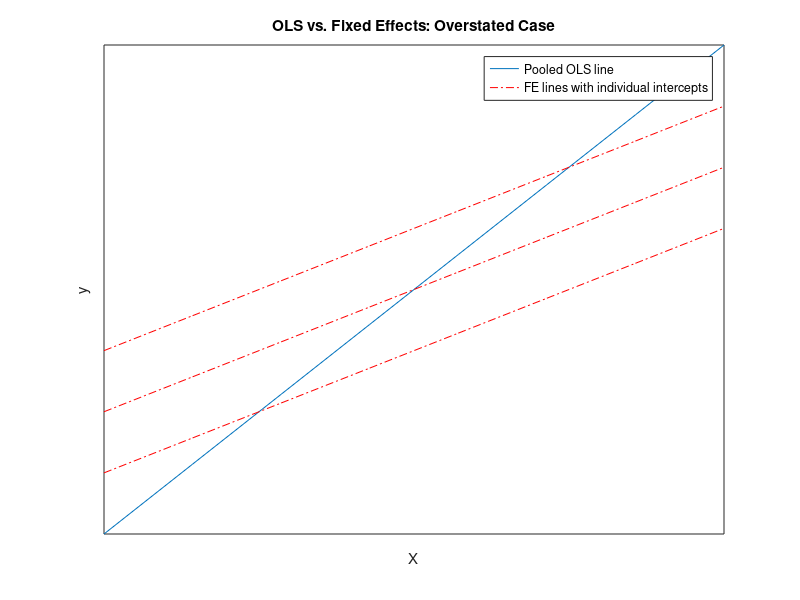

This chart was generated by the following MATLAB code: (Note: this script raises an error after producing the figure.)
clear all;
clc;
FEfig1 = figure('visible','off');
fplot(@(x) x, [1, 5])
hold on
fplot(@(x) .5*x+  1, [1, 5],'-.r')
hold on
fplot(@(x) .5*x+1.5, [1, 5],'-.r')
hold on
fplot(@(x) .5*x+  2, [1, 5],'-.r')
xlabel('X')
ylabel('y')
set(gca,'XTickLabel',[])
set(gca,'YTickLabel',[])
set(gca,'XTick',[])
set(gca,'YTick',[])
legend('Pooled OLS line','FE lines with individual intercepts')
title('OLS vs. Fixed Effects: Overstated Case','FontWeight','bold')
exportfig(FEfig1, 'C:/Users/Tyler & Nichole/Documents/My Dropbox/Teaching/DukeMatlab/Lectures2/FE_figure1.eps')

FEfig2 = figure('visible','off');
fplot(@(x) .5*x+1, [1, 5])
hold on
fplot(@(x) x-   1, [1, 5],'-.r')
hold on
fplot(@(x) x  -.5, [1, 5],'-.r')
hold on
fplot(@(x) x     , [1, 5],'-.r')
xlabel('X')
ylabel('y')
set(gca,'XTickLabel',[])
set(gca,'YTickLabel',[])
set(gca,'XTick',[])
set(gca,'YTick',[])
legend('OLS line','FE line')
legend('Pooled OLS line','FE lines with individual intercepts')
title('OLS vs. Fixed Effects: Understated Case','FontWeight','bold')
exportfig(FEfig2, 'C:/Users/Tyler & Nichole/Documents/My Dropbox/Teaching/DukeMatlab/Lectures2/FE_figure2.eps')